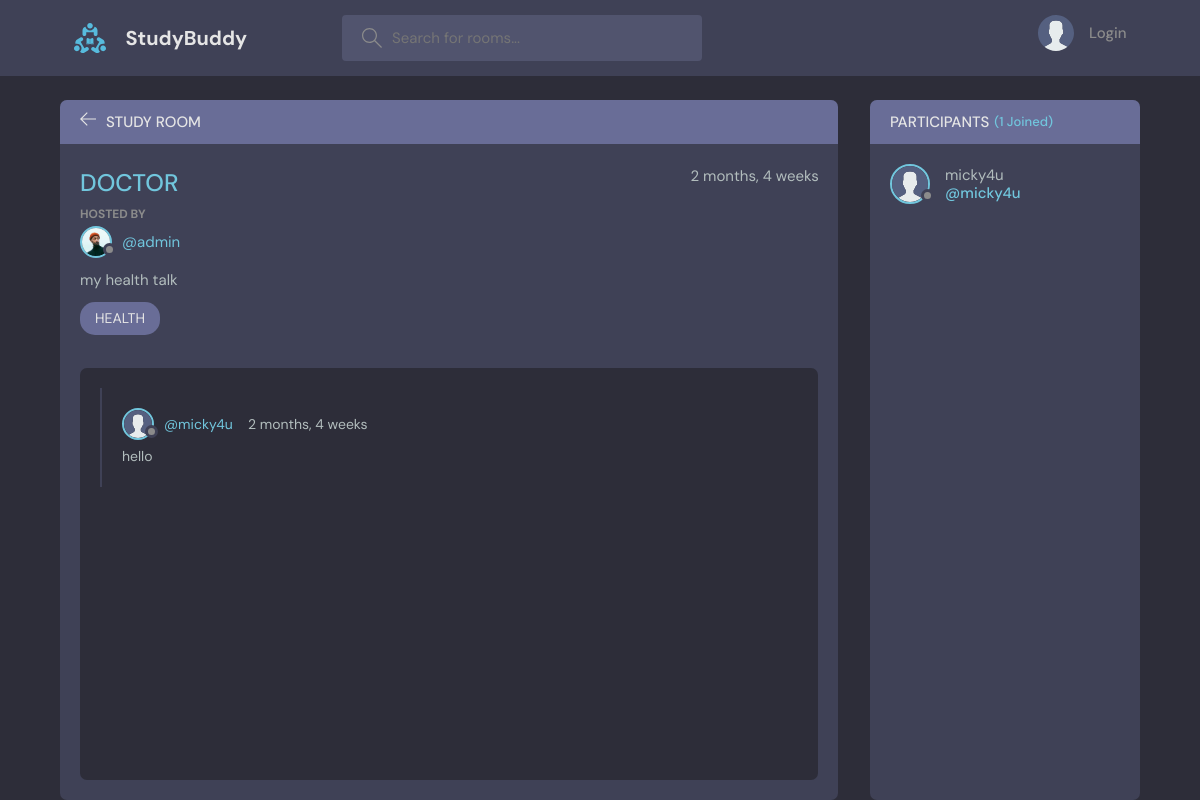
Page /room/2/ on the committed database.
### myapp/models.py (models this page shows, shortened)
class Room(models.Model):
    host = models.ForeignKey(User, on_delete=models.SET_NULL, null=True)
    topic = models.ForeignKey(Topic, on_delete=models.SET_NULL, null=True)
    name = models.CharField(max_length=200)
    description = models.TextField(null=True, blank=True)
    participants = models.ManyToManyField(User, related_name='participants', blank=True)
    updated = models.DateTimeField(auto_now=True)
    created = models.DateTimeField(auto_now_add=True)
    class Meta:
        ordering = ['-updated', '-created']

class User(AbstractUser):
    name = models.CharField(max_length=200, null=True)
    email = models.EmailField(unique=True, null=True)
    bio = models.TextField(null=True)
    avatar = models.ImageField(null=True, default="avatar.svg")
    USERNAME_FIELD = 'email'
    REQUIRED_FIELDS =[]

class Topic(models.Model):
    name = models.CharField(max_length=200)
    def __str__(self):
        return self.name

class Message(models.Model):
    user = models.ForeignKey(User, on_delete=models.CASCADE)
    room = models.ForeignKey(Room, on_delete=models.CASCADE)
    body = models.TextField()
    updated = models.DateTimeField(auto_now=True)
    created = models.DateTimeField(auto_now_add=True)
    class Meta:
        ordering = ['-updated', '-created']

### myapp/views.py (the view, shortened to what this page needs)
# urls.py: path('room/<str:pk>/', views.room, name='room'),
def room(request, pk):
    room = Room.objects.get(id=pk)
    room_messages = room.message_set.all().order_by('-created')
    participants = room.participants.all()
    context = {'room':room, 'room_messages': room_messages, 'participants':participants}
    return render(request, 'myapp/room.html', context)

### myapp/templates/myapp/room.html (shortened to what this page needs)
{% extends 'main.html' %}
{% load static %}
{% block content %}
  <body>
    <main class="profile-page layout layout--2">
      <div class="container">
        <div class="room">
          <div class="room__top">
            <div class="room__topLeft">
              <a href="{{request.META.HTTP_REFERER}}">
                <svg version="1.1" xmlns="http://www.w3.org/2000/svg" width="32" height="32" viewBox="0 0 32 32">
                  <title>arrow-left</title>
                  <path
                    d="M13.723 2.286l-13.723 13.714 13.719 13.714 1.616-1.611-10.96-10.96h27.625v-2.286h-27.625l10.965-10.965-1.616-1.607z"
                  ></path>
                </svg>
              </a>
              <h3>Study Room</h3>
            </div>
          </div>
          <div class="room__box scroll">
            <div class="room__header scroll">
              <div class="room__info">
                <h3>{{room.name}}</h3>
                <span>{{room.created|timesince}}</span>
              </div>
              <div class="room__hosted">
                <p>Hosted By</p>
                <a href="{% url 'profile' room.host.id %}" class="room__author">
                  <div class="avatar avatar--small">
                    <img src="{{room.host.avatar.url}}" />
                  </div>
                  <span>@{{room.host.username}}</span>
                </a>
              </div>
              <div class="room__details">
                {{room.description}}
              </div>
              <span class="room__topics">{{room.topic}}</span>
            </div>
            <div class="room__conversation">
              <div class="threads scroll">
                {% for message in room_messages %}
                <div class="thread">
                  <div class="thread__top">
                    <div class="thread__author">
                      <a href="{% url 'profile' message.user.id %}" class="thread__authorInfo">
                        <div class="avatar avatar--small">
                          <img src="{{message.user.avatar.url}}" />
                        </div>
                        <span>@{{message.user.username}}</span>
                      </a>
                      <span class="thread__date">{{message.created|timesince}}</span>
                    </div>
                  </div>
                  <div class="thread__details">
                    {{message.body}}
                  </div>
                </div>
                {% endfor %}
              </div>
            </div>
          </div>
        </div>
        <div class="participants">
          <h3 class="participants__top">Participants <span>({{room.participants.all.count}} Joined)</span></h3>
          <div class="participants__list scroll">
            {% for user in participants %}
            <a href="{% url 'profile' room.host.id %}" class="participant">
              <div class="avatar avatar--medium">
                <img src="{{user.avatar.url}}" />
              </div>
              <p>
                {{user.username}}
                <span>@{{user.username}}</span>
              </p>
            </a>
            {% endfor %}
          </div>
        </div>
      </div>
    </main>
    {% endblock %}

### templates/main.html (shortened to what this page needs)
<!DOCTYPE html>
{% load static %}
<html lang="en">
  <head>
    <link rel="stylesheet" href="{% static 'styles/style.css' %}" />
  </head>
  <body>
    {% include 'navbar.html'  %}
    {% block content %}
    {% endblock %}
  </body>
</html>
{% load static %}

### templates/navbar.html (shortened to what this page needs)
{% load static %}
<header class="header header--loggedIn">
    <div class="container">
      <a href="{% url 'home' %}" class="header__logo">
        <img src="{% static 'images/logo.svg' %}" />
        <h1>StudyBuddy</h1>
      </a>
      <form class="header__search" action="{% url 'home' %}" method="GET">
        <label>
          <input name="q" placeholder="Search for rooms..." />
        </label>
      </form>
      <nav class="header__menu">
        {% if request.user.is_authenticated %}
        <div class="header__user">
          <a href="{% url 'update-user' %}">
            <div class="avatar avatar--medium active">
              <img src="{{request.user.avatar.url}}" />
            </div>
            <p>{{request.user.username}} <span>@{{request.user.username}}</span></p>
          </a>
          <button class="dropdown-button">
            <svg version="1.1" xmlns="http://www.w3.org/2000/svg" width="32" height="32" viewBox="0 0 32 32">
              <title>chevron-down</title>
              <path d="M16 21l-13-13h-3l16 16 16-16h-3l-13 13z"></path>
            </svg>
          </button>
        </div>
        {% else %}
        <a href="{% url 'login' %}">
          <img src="{% static 'images/avatar.svg' %}" />
          <p>Login</p>
        </a>
        {% endif %}
      </nav>
    </div>
  </header>

### rows in the picture
Room: name "DOCTOR", created "2 months, 4 weeks", host.avatar (picture), host.username "admin", description "my health talk", topic "HEALTH", participants.all.count "1"
Message: user.avatar (placeholder picture), user.username "micky4u", created "2 months, 4 weeks", body "hello"
User: avatar (placeholder picture), username "micky4u"
